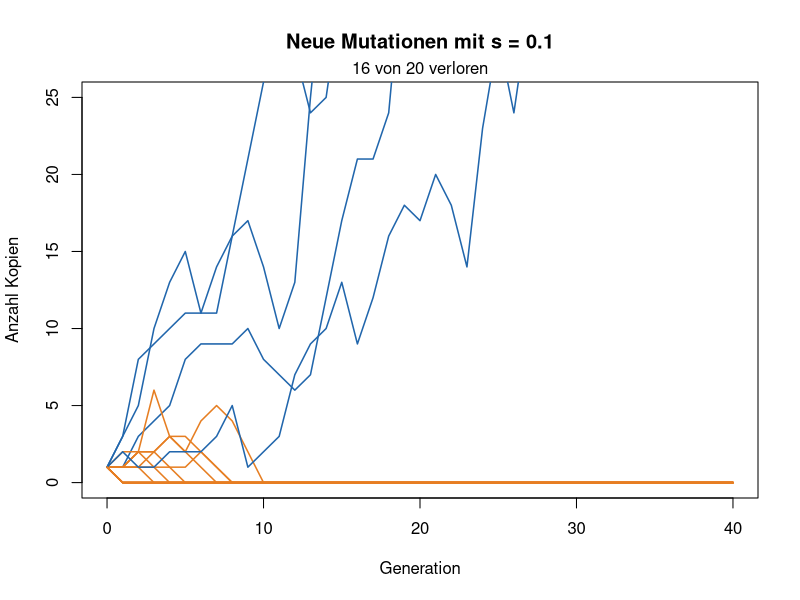
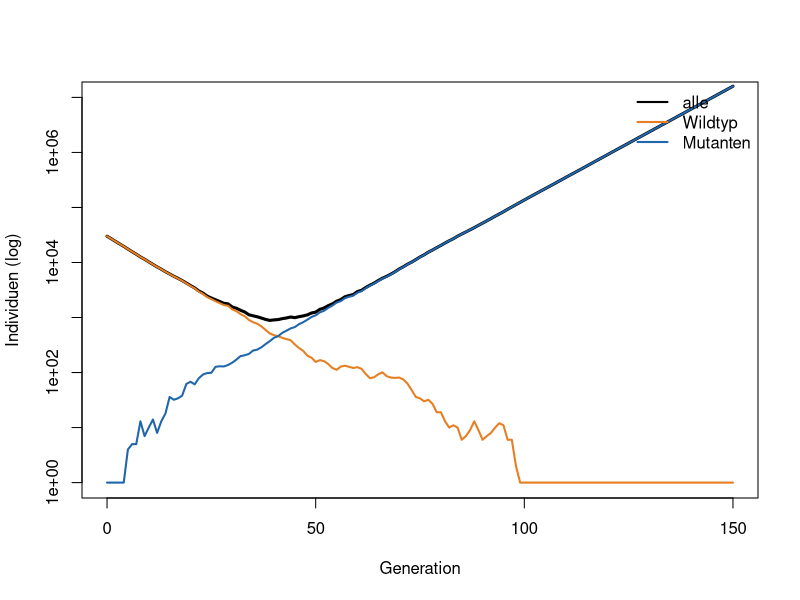
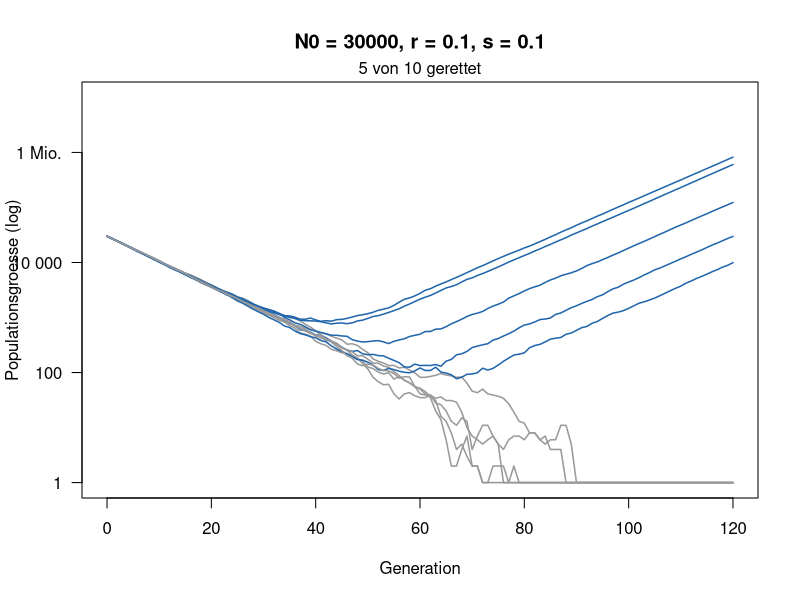
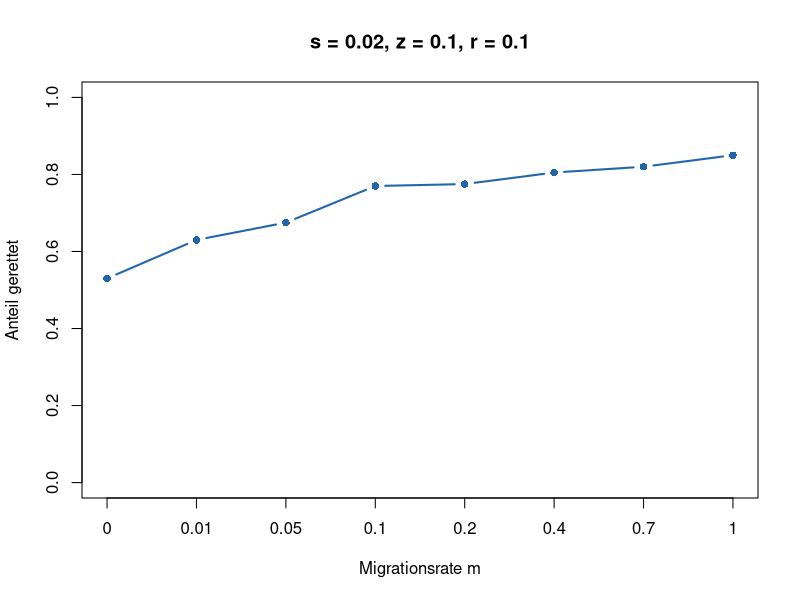
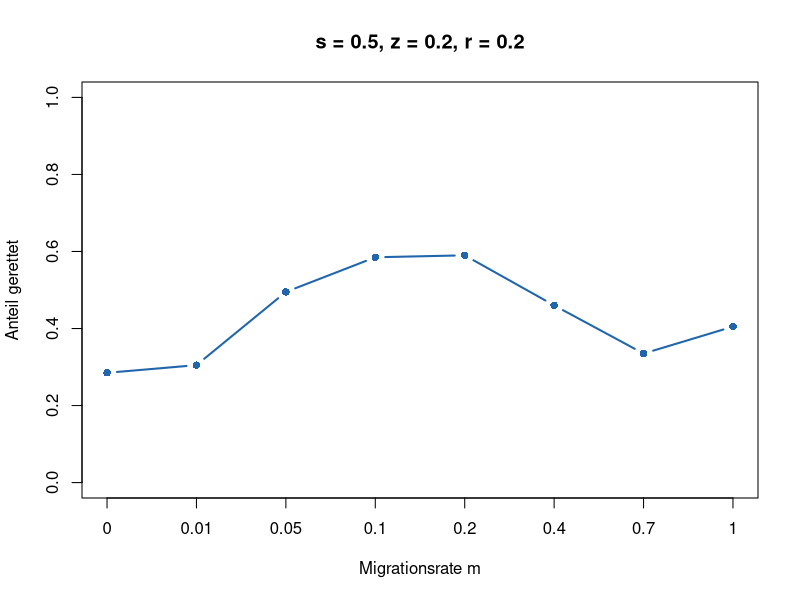

These figures' R source, in order:
## ---- chunk 1
knitr::opts_chunk$set(echo = TRUE, warning = FALSE, message = FALSE,
                      fig.height = 4.6, fig.width = 7.5)
## ---- chunk 2
#| code-fold: true
#| code-summary: "Hilfsfunktionen (nicht verändern)"
# Eine Mutation über die Zeit: jede Kopie hat im Mittel 1 + s Nachkommen
linie <- function(s, generationen = 40) {
  n <- numeric(generationen + 1)
  n[1] <- 1
  for (t in seq_len(generationen)) n[t + 1] <- rpois(1, n[t] * (1 + s))
  n
}

zeige_linien <- function(s, anzahl = 20) {
  plot(NA, xlim = c(0, 40), ylim = c(0, 25), xlab = "Generation",
       ylab = "Anzahl Kopien", main = paste("Neue Mutationen mit s =", s))
  verloren <- 0
  for (i in seq_len(anzahl)) {
    n <- linie(s)
    weg <- n[41] == 0
    verloren <- verloren + weg
    lines(0:40, n, col = if (weg) "#e67e22" else "#2166ac", lwd = 1.5)
  }
  mtext(paste(verloren, "von", anzahl, "verloren"), side = 3, line = 0.2)
}

# 1 = etabliert (100 Kopien erreicht), 0 = verloren
schicksal <- function(s, grenze = 100) {
  n <- 1
  while (n > 0 && n < grenze) n <- rpois(1, n * (1 + s))
  as.numeric(n >= grenze)
}

schaetze_etablierung <- function(s, wiederholungen = 2000) {
  mean(replicate(wiederholungen, schicksal(s)))
}

# Eine schrumpfende Population: Wildtyp (1 - r), Mutanten (1 + s)
rettung_lauf <- function(N0, r, s, U = 1e-5, generationen = 120) {
  wt <- N0; mut <- 0
  N <- numeric(generationen + 1); N[1] <- N0
  for (t in seq_len(generationen)) {
    neu <- rbinom(1, wt, U)
    wt <- rpois(1, wt * (1 - r))
    mut <- min(rpois(1, mut * (1 + s)) + neu, 1e7)
    N[t + 1] <- wt + mut
  }
  N
}

zeige_rettung <- function(N0, r, s, anzahl = 10) {
  plot(NA, xlim = c(0, 120), ylim = c(1, 1e7), log = "y", xlab = "Generation",
       ylab = "Populationsgroesse (log)", yaxt = "n",
       main = paste0("N0 = ", N0, ", r = ", r, ", s = ", s))
  axis(2, at = 10^c(0, 2, 4, 6), labels = c("1", "100", "10 000", "1 Mio."), las = 1)
  gerettet <- 0
  for (i in seq_len(anzahl)) {
    N <- rettung_lauf(N0, r, s)
    ok <- N[121] > 0
    gerettet <- gerettet + ok
    lines(0:120, pmax(N, 1), col = if (ok) "#2166ac" else "grey60", lwd = 1.5)
  }
  mtext(paste(gerettet, "von", anzahl, "gerettet"), side = 3, line = 0.2)
}

# 1 = gerettet (1000 Mutanten), 0 = ausgestorben
rettung <- function(N0, r, s, U = 1e-5, grenze = 1000) {
  wt <- N0; mut <- 0
  repeat {
    neu <- rbinom(1, wt, U)
    wt <- rpois(1, wt * (1 - r))
    mut <- rpois(1, mut * (1 + s)) + neu
    if (mut >= grenze) return(1)
    if (wt + mut == 0) return(0)
  }
}

schaetze_rettung <- function(N0, r, s, wiederholungen = 300) {
  mean(replicate(wiederholungen, rettung(N0, r, s)))
}

# Näherung (Orr & Unckless 2014)
formel <- function(N0, r, s, U = 1e-5) round(1 - exp(-2 * N0 * U * s / r), 2)
## ---- chunk 3
#| fig-height: 4.4
#| fig-width: 7.5
zeige_linien(s = 0.1)   # hier s ändern
## ---- chunk 4
schaetze_etablierung(s = 0.1)   # hier s ändern
2 * 0.1                         # Faustregel
## ---- chunk 5
#| fig-height: 4.4
#| fig-width: 7.5
N0 <- 30000   # Startgrösse
r  <- 0.1     # Rückgang des Wildtyps pro Generation
s  <- 0.1     # Vorteil der Mutante
U  <- 1e-5    # Mutationsrate
generationen <- 150

# 1. Zustand: ein Platz pro Generation
wt  <- numeric(generationen + 1)
mut <- numeric(generationen + 1)
wt[1]  <- N0
mut[1] <- 0

# 2. und 3.: eine Generation, viele Male
for (t in 1:generationen) {
  neu        <- rbinom(1, wt[t], U)                # neue Mutanten unter den Wildtypen
  wt[t + 1]  <- rpois(1, wt[t] * (1 - r))          # Wildtyp: im Mittel 1 - r Nachkommen
  mut[t + 1] <- rpois(1, mut[t] * (1 + s)) + neu   # Mutanten: im Mittel 1 + s Nachkommen
}

plot(0:generationen, pmax(wt + mut, 1), type = "l", lwd = 3, log = "y",
     xlab = "Generation", ylab = "Individuen (log)", ylim = c(1, 1e7))
lines(0:generationen, pmax(wt, 1),  col = "#e67e22", lwd = 2)
lines(0:generationen, pmax(mut, 1), col = "#2166ac", lwd = 2)
legend("topright", c("alle", "Wildtyp", "Mutanten"), col = c("black", "#e67e22", "#2166ac"),
       lwd = 2, bty = "n")

which(mut > 0)[1] - 1   # in welcher Generation gibt es zum ersten Mal Mutanten?
## ---- chunk 6
ein_lauf <- function(N0, r, s, U = 1e-5) {
  wt <- N0
  mut <- 0
  while (wt + mut > 0 && mut < 1000) {   # solange nicht ausgestorben und nicht gerettet
    neu <- rbinom(1, wt, U)
    wt  <- rpois(1, wt * (1 - r))
    mut <- rpois(1, mut * (1 + s)) + neu
  }
  as.numeric(mut >= 1000)   # 1 = gerettet, 0 = ausgestorben
}

ergebnisse <- replicate(200, ein_lauf(N0 = 30000, r = 0.1, s = 0.1))
sum(ergebnisse)    # wie viele von 200 gerettet?
mean(ergebnisse)   # Anteil: Schätzung der Wahrscheinlichkeit
## ---- chunk 7
#| fig-height: 4.6
#| fig-width: 7.5
zeige_rettung(N0 = 30000, r = 0.1, s = 0.1)   # hier N0 oder r ändern
## ---- chunk 8
schaetze_rettung(N0 = 30000, r = 0.1, s = 0.1)   # hier ändern
formel(N0 = 30000, r = 0.1, s = 0.1)             # gleich ändern
## ---- chunk 9
p_vorher <- 0.185   # Anteil stosszahnloser Weibchen vor dem Krieg
w <- 1              # wie viel eher überleben stosszahnlose Weibchen? bitte ändern

p_nachher <- w * p_vorher / (w * p_vorher + (1 - p_vorher))
p_nachher           # beobachtet nach dem Krieg: 0.509
## ---- chunk 10
zwei_orte <- function(m, s, z, r, K = 5000, theta = 100, U = 2e-5, grenze = 500) {
  wt  <- c(K, K)   # Wildtyp in Ort 1 und Ort 2
  mut <- c(0, 0)   # Mutanten in Ort 1 und Ort 2
  for (t in 1:1000) {
    schlecht <- c(TRUE, t > theta)
    wt  <- rpois(2, wt * ifelse(schlecht, 1 - r, 1))
    if (!schlecht[2]) wt[2] <- K                  # Zuflucht bleibt voll
    neu <- rbinom(2, wt, U)                       # neue Mutanten
    mut <- rpois(2, mut * ifelse(schlecht, 1 + z, 1 - s)) + neu
    weg_wt  <- rbinom(2, wt,  m / 2)              # Migration
    weg_mut <- rbinom(2, mut, m / 2)
    wt  <- wt  - weg_wt  + rev(weg_wt)
    mut <- mut - weg_mut + rev(weg_mut)
    if (sum(mut) >= grenze) return(1)             # gerettet
    if (sum(wt) + sum(mut) == 0) return(0)        # ausgestorben
  }
  0
}
## ---- chunk 11
#| code-fold: true
#| code-summary: "Abbildung (nicht verändern)"
zeige_migration <- function(s, z, r, wiederholungen = 200) {
  m_werte <- c(0, 0.01, 0.05, 0.1, 0.2, 0.4, 0.7, 1)
  p <- sapply(m_werte, function(m) mean(replicate(wiederholungen, zwei_orte(m, s, z, r))))
  plot(seq_along(m_werte), p, type = "b", pch = 16, lwd = 2, col = "#2166ac",
       ylim = c(0, 1), xaxt = "n", xlab = "Migrationsrate m", ylab = "Anteil gerettet",
       main = paste0("s = ", s, ", z = ", z, ", r = ", r))
  axis(1, at = seq_along(m_werte), labels = m_werte)
  invisible(data.frame(m = m_werte, gerettet = p))
}
## ---- chunk 12
#| fig-height: 4
#| fig-width: 7.5
set.seed(1)
zeige_migration(s = 0.02, z = 0.1, r = 0.1)   # billige Mutante
## ---- chunk 13
#| fig-height: 4
#| fig-width: 7.5
set.seed(1)
zeige_migration(s = 0.5, z = 0.2, r = 0.2)    # teure Mutante: bitte s ändern
